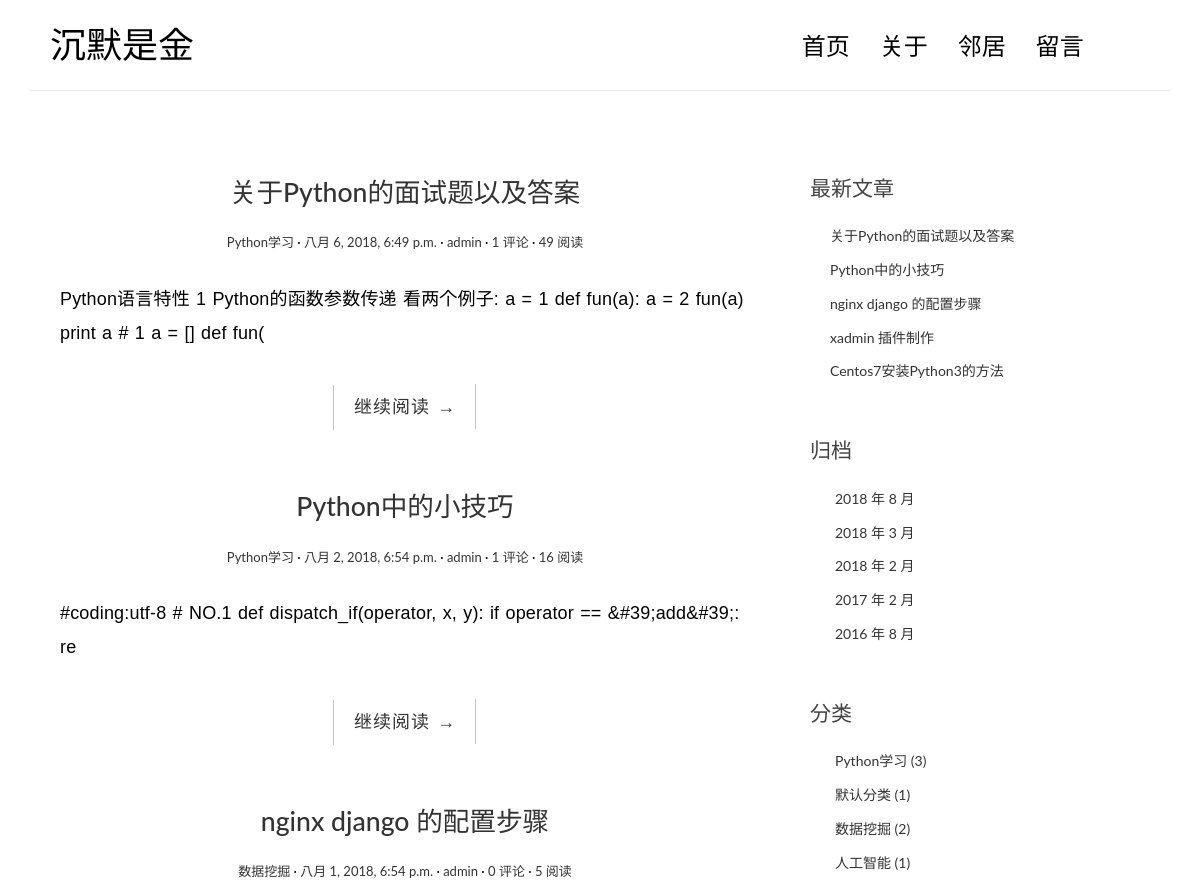
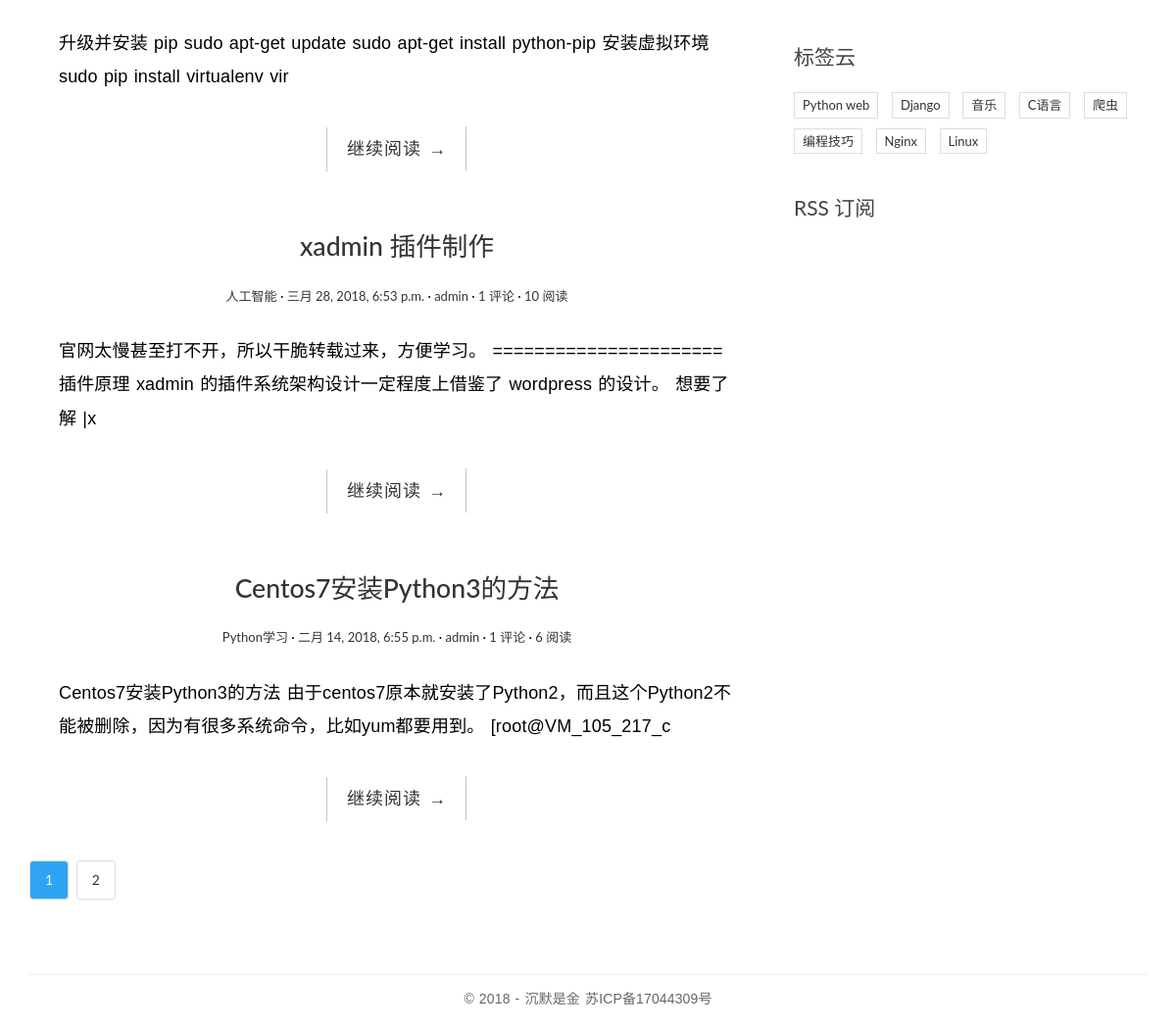
The page / on the database its author committed (2 pictures, top to bottom).
### blog/models.py (models this page shows, shortened)
class Post(models.Model):
	title = models.CharField(max_length=70)
	body = models.TextField()
	created_time = models.DateTimeField()    # 创建时间
	modified_time = models.DateTimeField()   # 最后修改时间
	excerpt = models.CharField(max_length=200, blank=True)
	category = models.ForeignKey(Category)
	tags = models.ManyToManyField(Tag, blank=True)   # 多对多
	author = models.ForeignKey(User)                 # 一对多
	def get_absolute_url(self):
		return reverse('blog:detail', kwargs={'pk': self.pk})
	class Meta:
		ordering = ['-created_time']
	views = models.PositiveIntegerField(default=0)

class Category(models.Model):
	name = models.CharField(max_length=100)

class Tag(models.Model):
	name = models.CharField(max_length=100)

### blog/views.py (the view, shortened to what this page needs)
# urls.py: url(r'^$', views.IndexView.as_view(), name='index'),
class IndexView(ListView):
	model = Post
	template_name = 'blog/index.html'
	context_object_name = 'post_list'
	paginate_by = 5
	def get_context_data(self, **kwargs):
		context = super().get_context_data(**kwargs)
		paginator = context.get('paginator')
		page = context.get('page_obj')
		is_paginated = context.get('is_paginated')
		pagination_data = self.pagination_data(paginator, page, is_paginated)
		context.update(pagination_data)
		return context
	def pagination_data(self, paginator, page, is_paginated):
		if not is_paginated:
			return {}
		left = []
		right = []
		left_has_more = False
		right_has_more = False
		first = False
		last = False
		page_number = page.number
		total_pages = paginator.num_pages
		page_range = paginator.page_range
		if page_number == 1:
			right = page_range[page_number:page_number + 2]
			if right[-1] < total_pages -1:
				right_has_more = True
			if right[-1] < total_pages:
				last = True
		elif page_number == total_pages:
			left = page_range[(page_number - 3) if (page_number - 3) > 0 else 0:page_number -1]
			if left[0] > 2:
				left_has_more = True
			if left[0] > 1:
				first = True
		data = {
		'left': left,
		'right': right,
		'left_has_more': left_has_more,
		'right_has_more': right_has_more,
		'first': first,
		'last': last
		}
		return data

### blog/templatetags/blog_tags.py (called while the page is built)
@register.simple_tag
def get_recent_posts(num=5):
	return Post.objects.all().order_by('-created_time')[:num]

@register.simple_tag
def archives():
	return Post.objects.dates('created_time', 'month', order='DESC')

@register.simple_tag
def get_categories():
	return Category.objects.annotate(num_posts=Count('post')).filter(num_posts__gt=0)

@register.simple_tag
def get_tags():
	return Tag.objects.annotate(num_posts=Count('post')).filter(num_posts__gt=0)

### templates/blog/index.html (shortened to what this page needs)
{% extends 'base.html' %}
                {% block main %}
                {% for post in post_list %}
                <article class="post post-{{ post.pk }}">
                    <header class="entry-header">
                        <h1 class="entry-title">
                            <a href="{{ post.get_absolute_url }}">{{ post.title }}</a>
                        </h1>
                        <div class="entry-meta">
                            <span class="post-category"><a href="#">{{ post.category.name }}</a></span>
                            <span class="post-date"><a href="#"><time class="entry-date"
                                                                      datetime="{{ post.created_time }}">{{ post.created_time }}</time></a></span>
                            <span class="post-author"><a href="#">{{ post.author }}</a></span>
                            <span class="comments-link"><a href="#">{{ post.comment_set.count }} 评论</a></span>
                            <span class="views-count"><a href="{{ post.get_absolute_url }}">{{ post.views }} 阅读</a></span>
                        </div>
                    </header>
                    <div class="entry-content clearfix">
                        <p>{{ post.excerpt }}</p>
                        <div class="read-more cl-effect-14">
                            <a href="{{ post.get_absolute_url }}" class="more-link">继续阅读 <span class="meta-nav">→</span></a>
                        </div>
                    </div>
                </article>
                {% empty %}
                <div class="no-post">暂时还没有发布的文章！</div>
                {% endfor %}
                {% if is_paginated %}
                <div class="pagination">
                    <a class="current-page" href="?page={{ page_obj.number }}" style="color: ">{{ page_obj.number }}</a>
                    {% if right %}
                        {% for i in right %}
                            <a href="?page={{ i }}">{{ i }}</a>
                        {% endfor %}
                    {% endif %}
                </div>
                {% endif %}
            {% endblock main %}

### templates/base.html (shortened to what this page needs)
{% load staticfiles %}
{% load blog_tags %}
<!DOCTYPE html>
<html>
<head>
    <link rel="stylesheet" href="{% static 'blog/css/bootstrap.min.css' %}">
    <link rel="stylesheet" href="http://code.ionicframework.com/ionicons/2.0.1/css/ionicons.min.css">
    <link rel="stylesheet" href="{% static 'blog/css/pace.css' %}">
    <link rel="stylesheet" href="{% static 'blog/css/custom.css' %}">
    <link rel="stylesheet" href="{% static 'blog/css/highlights/github.css' %}">
</head>
<body>
<div class="container">
    <header id="site-header">
        <div class="row">
            <div class="col-md-4 col-sm-5 col-xs-8">
                <div class="logo">
                    <h1><a href="{% url 'blog:index' %}">沉默是金</a></h1>
                </div>
            </div>
            <div class="col-md-8 col-sm-7 col-xs-4">
                <nav class="main-nav" role="navigation">
                    <div class="collapse navbar-collapse" id="bs-example-navbar-collapse-1">
                        <ul class="nav navbar-nav navbar-right">
                            <li class="cl-effect-11"><a href="{% url 'blog:index' %}" data-hover="首页">首页</a></li>
                            <li class="cl-effect-11"><a href="" data-hover="关于">关于</a></li>
                            <li class="cl-effect-11"><a href="" data-hover="邻居">邻居</a></li>
                            <li class="cl-effect-11"><a href="" data-hover="留言">留言</a></li>
                        </ul>
                    </div>
                </nav>
            </div>
        </div>
    </header>
</div>
<div class="content-body">
    <div class="container">
        <div class="row">
            <main class="col-md-8">
                {% block main %}
                {% endblock main %}
            </main>
            <aside class="col-md-4">
                <div class="widget widget-recent-posts">
                    <h3 class="widget-title">最新文章</h3>
                    {% get_recent_posts as recent_post_list %}
                    <ul>
                        {% for post in recent_post_list %}
                        <li>
                            <a href="{{ post.get_absolute_url }}">{{ post.title }}</a>
                        </li>
                        {% empty %}
                        暂无文章！
                        {% endfor %}
                    </ul>
                </div>
                <div class="widget widget-archives">
                    <h3 class="widget-title">归档</h3>
                    {% archives as date_list %}
                    <ul>
                        {% for date in date_list %}
                        <li>
                            <a href="{% url 'blog:archives' date.year date.month %}">{{ date.year }} 年 {{ date.month }} 月</a>
                        </li>
                        {% empty %}
                        暂无归档！
                        {% endfor %}
                    </ul>
                </div>
                <div class="widget widget-category">
                    <h3 class="widget-title">分类</h3>
                    {% get_categories as category_list %}
                    <ul>
                        {% for category in category_list %}
                        <li>
                            <a href="{% url 'blog:category' category.pk %}">{{ category.name }} <span class="post-count">({{ category.num_posts }})</span></a>
                        </li>
                        {% empty %}
                        暂无分类！
                        {% endfor %}
                    </ul>
                </div>
                <div class="widget widget-tag-cloud">
                    <h3 class="widget-title">标签云</h3>
                    {% get_tags as tag_list %}
                    <ul>
                        {% for tag in tag_list %}
                        <li>
                            <a href="{% url 'blog:tag' tag.pk %}">{{ tag.name }}</a>
                        </li>
                        {% empty %}
                        暂无标签！
                        {% endfor %}
                    </ul>
                </div>
                <div class="rss">
                    <a href="{% url 'rss' %}"> RSS 订阅</a>
                </div>
            </aside>
        </div>
    </div>
</div>
<footer id="site-footer">
    <div class="container">
        <div class="row">
            <div class="col-md-12">
                <p class="copyright">&copy 2018 - 沉默是金
                    <a href="http://www.miibeian.gov.cn" target="_blank" style="color: inherit;">苏ICP备17044309号</a>
                </p>
            </div>
        </div>
    </div>
</footer>
</body>
</html>

### rows shown on the page
Post: title "关于Python的面试题以及答案", category.name "Python学习", created_time "八月 6, 2018, 6:49 p.m.", author "admin", comment_set.count "1", views "49", excerpt "Python语言特性 1 Python的函数参数传递 看两个例子: a = 1 def fun(a): a = 2 fun(a) print a # 1 a = [] def fun("
Post: title "Python中的小技巧", category.name "Python学习", created_time "八月 2, 2018, 6:54 p.m.", author "admin", comment_set.count "1", views "16", excerpt "#coding:utf-8 # NO.1 def dispatch_if(operator, x, y): if operator == &#39;add&#39;: re"
Post: title "nginx django 的配置步骤", category.name "数据挖掘", created_time "八月 1, 2018, 6:54 p.m.", author "admin", comment_set.count "0", views "5", excerpt "升级并安装 pip sudo apt-get update sudo apt-get install python-pip 安装虚拟环境 sudo pip install virtualenv vir"
Post: title "xadmin 插件制作", category.name "人工智能", created_time "三月 28, 2018, 6:53 p.m.", author "admin", comment_set.count "1", views "10", excerpt "官网太慢甚至打不开，所以干脆转载过来，方便学习。 ====================== 插件原理 xadmin 的插件系统架构设计一定程度上借鉴了 wordpress 的设计。 想要了解 |x"
Post: title "Centos7安装Python3的方法", category.name "Python学习", created_time "二月 14, 2018, 6:55 p.m.", author "admin", comment_set.count "1", views "6", excerpt "Centos7安装Python3的方法 由于centos7原本就安装了Python2，而且这个Python2不能被删除，因为有很多系统命令，比如yum都要用到。 [root@VM_105_217_c"
Category: name "Python学习", num_posts "3"
Category: name "默认分类", num_posts "1"
Category: name "数据挖掘", num_posts "2"
Category: name "人工智能", num_posts "1"
Tag: name "Python web"
Tag: name "Django"
Tag: name "音乐"
Tag: name "C语言"
Tag: name "爬虫"
Tag: name "编程技巧"
Tag: name "Nginx"
Tag: name "Linux"

### other values the page prints
{{ page_obj.number }} "1"
{{ i }} "2"
{{ date.year }} "2018" "2018" "2018" "2017" "2016"
{{ date.month }} "8" "3" "2" "2" "8"
